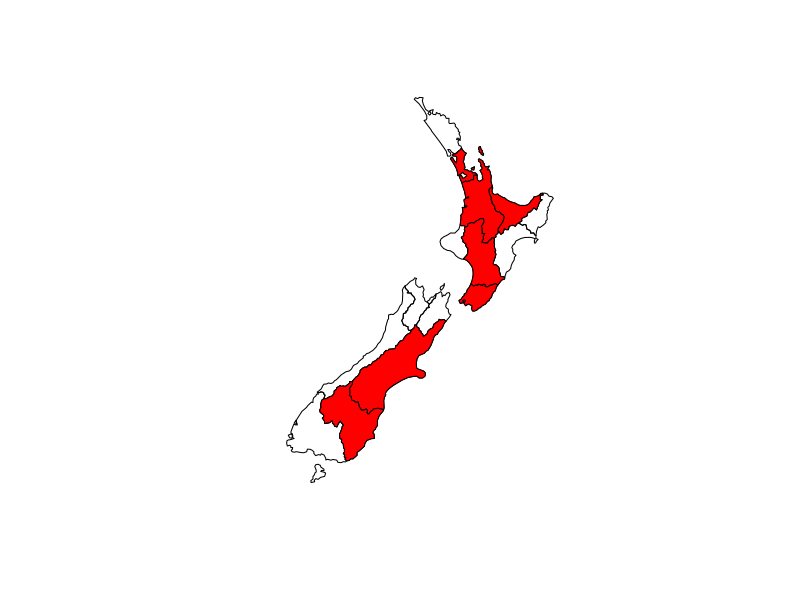
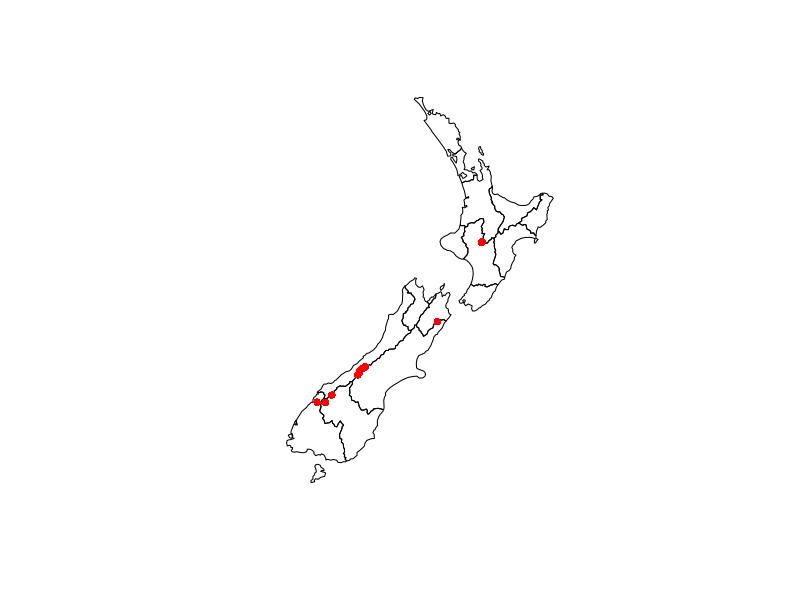
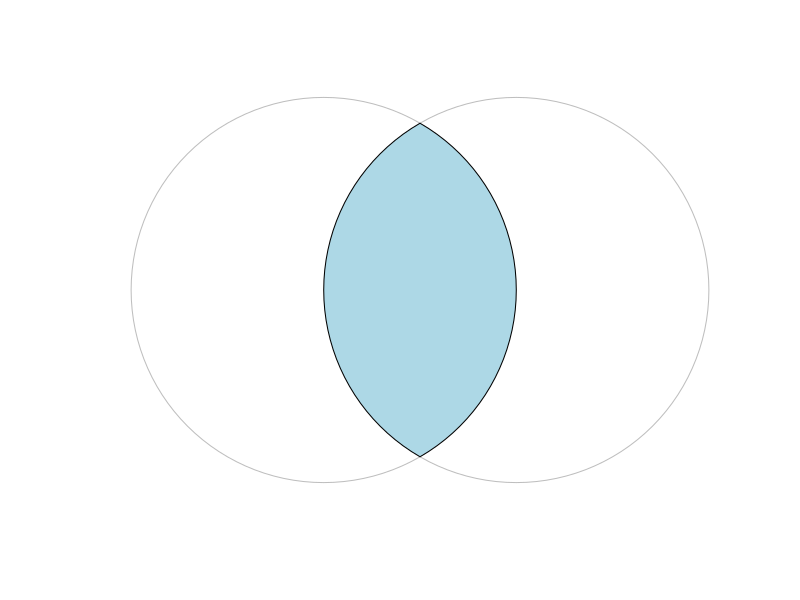
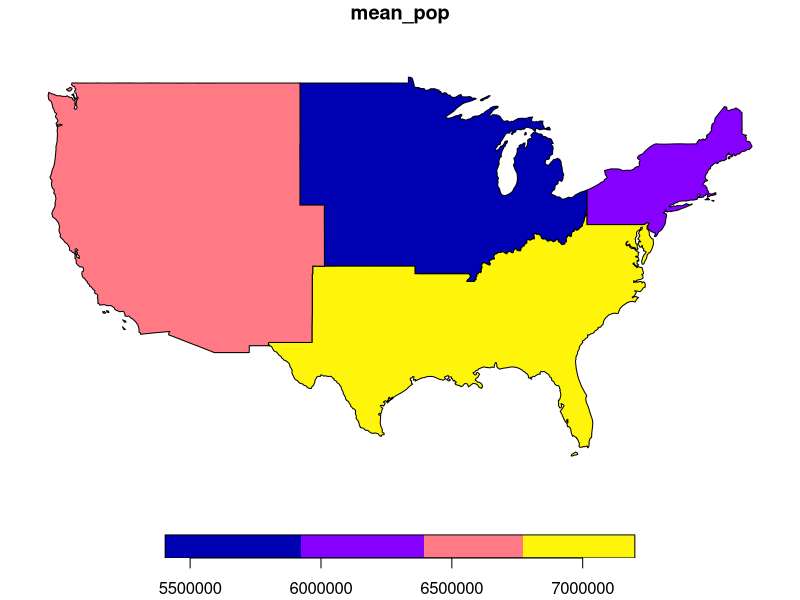
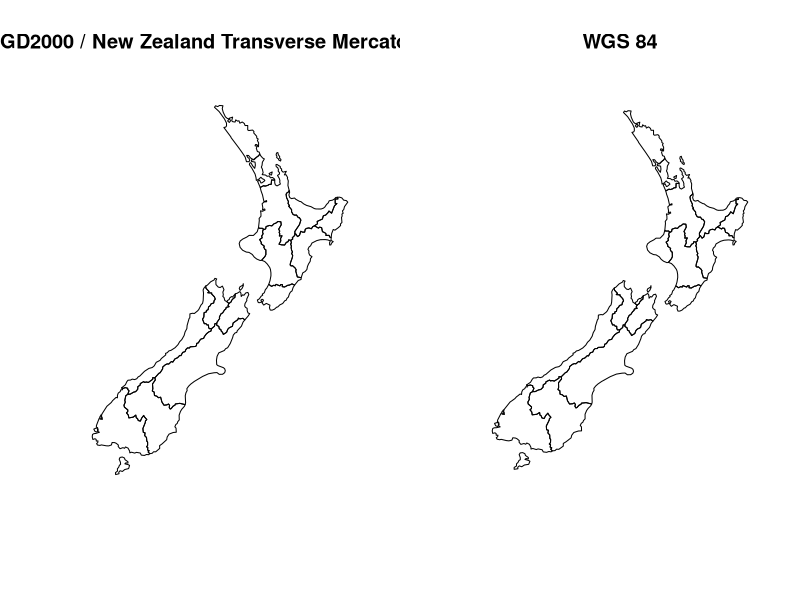

These charts were generated, in order, by the following R code:
# Solutions — 02 Vector data with sf
# Geocomputation with R, useR! 2026

library(sf)
library(spData)
library(dplyr)

# ---------------------------------------------------------------------------
# Attribute operations
# ---------------------------------------------------------------------------

## 1. Regions of nz with Population > 200,000, highlighted
big = nz |> filter(Population > 200000)
plot(st_geometry(nz))
plot(st_geometry(big), col = "red", add = TRUE)

## 2. Categorical population class
nz = nz |>
  mutate(pop_class = case_when(
    Population < 100000 ~ "low",
    Population <= 300000 ~ "medium",
    TRUE ~ "high"
  ))
table(nz$pop_class)

## 3. (Optional) build an sf object from two sfg points
p1 = st_point(c(1, 1))
p2 = st_point(c(2, 2))
pts_sf = st_sf(
  id = 1:2,
  geometry = st_sfc(p1, p2, crs = 4326)
)
pts_sf

# ---------------------------------------------------------------------------
# Spatial attribute operations
# ---------------------------------------------------------------------------

canterbury = nz |> filter(Name == "Canterbury")

## 1. Summits NOT intersecting Canterbury
outside = nz_height[canterbury, , op = st_disjoint]
nrow(outside)
plot(st_geometry(nz))
plot(st_geometry(outside), col = "red", pch = 16, add = TRUE)

## 2. Spatial join of nz_height elevation onto nz
# One row per intersecting pair, so regions with several summits are duplicated
# and regions with none get NA -> more rows than nz has regions.
nz_joined = st_join(nz, nz_height["elevation"])
nrow(nz)         # regions
nrow(nz_joined)  # region-summit pairs (+ NA rows)

# ---------------------------------------------------------------------------
# Geometric operations
# ---------------------------------------------------------------------------

## 1. Intersection and union of two circles
pts = st_sfc(st_point(c(0, 1)), st_point(c(1, 1)))
circles = st_buffer(pts, dist = 1)
x = circles[1]
y = circles[2]
plot(st_union(x, y), border = "grey")
plot(st_intersection(x, y), col = "lightblue", add = TRUE)

## 2. Average population per REGION
regions = us_states |>
  group_by(REGION) |>
  summarise(mean_pop = mean(total_pop_15, na.rm = TRUE))
plot(regions["mean_pop"])

## 3. Reproject nz to EPSG:4326 and compare
nz_wgs = st_transform(nz, crs = 4326)
par(mfrow = c(1, 2))
plot(st_geometry(nz), main = st_crs(nz)$Name)
plot(st_geometry(nz_wgs), main = "WGS 84")
par(mfrow = c(1, 1))
